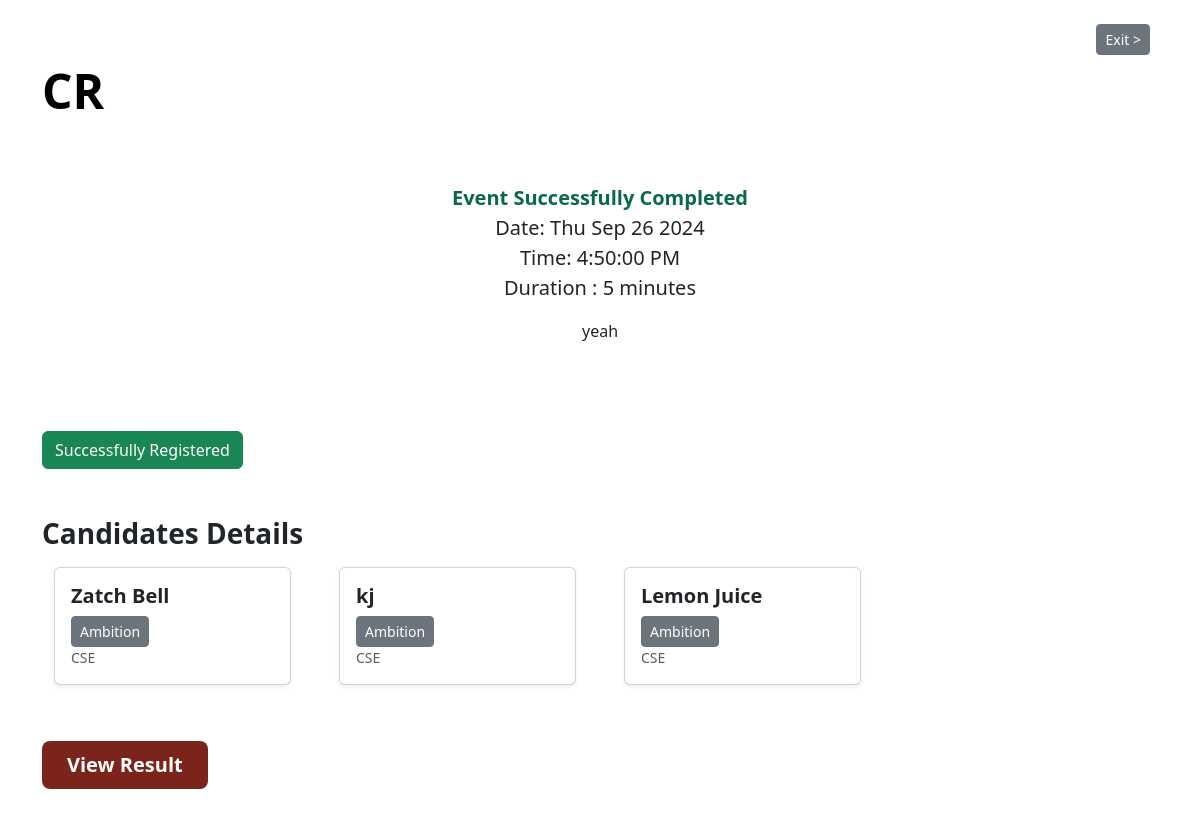
/2/1/explore, run on an earlier commit of the app's database.
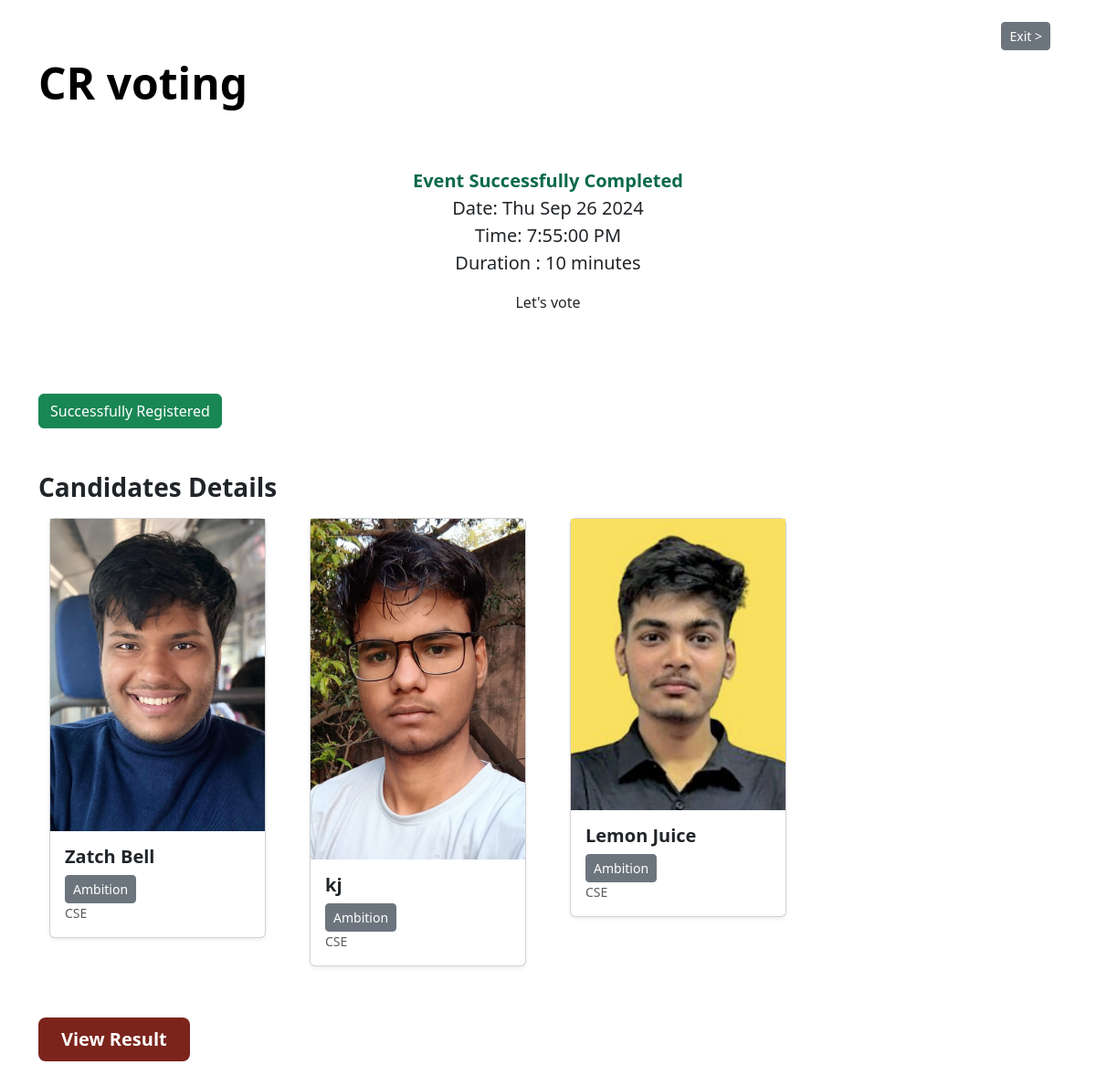
And on a later commit of the database.
### application/models.py (models this page shows)
class Event(db.Model):
    id=db.Column(db.Integer(),primary_key=True)
    createTime=db.Column(db.DateTime)
    organizerId=db.Column(db.Integer(),db.ForeignKey('user.id'))
    title=db.Column(db.String(),default='x')
    desc=db.Column(db.String(),default='x')
    endTime=db.Column(db.DateTime,nullable=False)
    startTime=db.Column(db.DateTime,nullable=False)
    isApproved=db.Column(db.Boolean,default=False)
    voterCount=db.Column(db.Integer(),default=0)
    durHour=db.Column(db.Integer())
    durMin=db.Column(db.Integer())
    numWinners=db.Column(db.Integer(),default=1)
    votes=db.relationship('Vote',backref='event')

class Vote(db.Model):
    id=db.Column(db.Integer,primary_key=True)
    eventId=db.Column(db.Integer,db.ForeignKey('event.id'))
    userId=db.Column(db.Integer,db.ForeignKey('user.id'))
    role=db.Column(db.String())
    candidature=db.Column(db.Integer,default=-1)
    motive=db.Column(db.String())
    branch=db.Column(db.String())
    gender=db.Column(db.String())
    vCount=db.Column(db.Integer,default=0)
    vote=db.Column(db.Boolean,default=False)

class User(db.Model):
    id=db.Column(db.Integer,primary_key=True)
    name=db.Column(db.String())
    registered=db.Column(db.Boolean,default=False)
    otp=db.Column(db.Integer)
    email=db.Column(db.String(),nullable=False,unique=True)
    pwd=db.Column(db.String())
    login=db.Column(db.Boolean,default=False)
    gender=db.Column(db.String(),default='x')
    school=db.Column(db.String(),default='x')
    batch=db.Column(db.String(),default='x')
    branch=db.Column(db.String(),default='x')
    candidateProfile=db.Column(db.String(120),nullable=True)
    events=db.relationship('Event',backref='user')
    votes=db.relationship('Vote',backref='user')

### application/controllers.py (the view)
@app.route('/<userId>/<eventId>/explore')
def exploreEvent(userId,eventId):
    event=Event.query.get(eventId)
    cand=[]
    user=User.query.get(userId)
    vote=event.votes
    for v in vote:
        if v.candidature==0:
            cand+=[User.query.get(v.userId)]
    vuser=Vote.query.filter_by(userId=userId,eventId=eventId).first()
    return render_template('explore-events.html',event=event,user=user,vote=vote,cand=cand,vuser=vuser)

### templates/explore-events.html (shortened to what this page needs)
<!DOCTYPE html>
<html lang="en">
<head>
    <link href="https://cdn.jsdelivr.net/npm/bootstrap@5.3.3/dist/css/bootstrap.min.css" rel="stylesheet">
    <link rel="stylesheet" href="/static/explore-events.css">
</head>
<body>
  <div class="container">
    <div class="d-grid gap-2 d-md-flex justify-content-md-end pt-4 pb-3">
      <a type="button" class="btn btn-secondary btn-sm btn-lg me-md-2" href="/{{user.id}}/home">Exit ></a>
    </div>
    <div class="d-flex justify-content-between align-items-center pb-5" >
      <div style="display: flex;align-items: center;">
        <h2 class="display-5 fw-bold text-body-emphasis" style="line-height: 40px;">{{event.title}}</h2>
      </div>
    </div>
    <div class="g-2 py-2 text-center d-flex justify-content-center pb-4 pt-3">
      <div class="text-center col-md-8 col-lg-8 col-sm-12">
        {%if event.startTime>event.startTime.now()%}
        <small class="fs-5" style="color: #0a694b; font-weight: 700;" id="timer">Starts in </small>
        <p class="fs-5" id="startTimer" style="display: none;">{{event.startTime}}w{{event.endTime}}</p>
        {%elif event.endTime>event.endTime.now()%}
        <small class="fs-5" style=" color: red; font-weight: 700;" id="timer">Ends in </small>
        <p class="fs-5" style="display: none;" id="startTimer">{{event.endTime}}</p>
        {%else%}
        <small class="fs-5" style="color: #0a694b; font-weight: 700;">Event Successfully Completed</small>
        {%endif%}
          <p class="fs-5" id="startDate" style="font-size:large;">Start Date : {{event.startTime}}<br>Duration : {%if event.durHour%}{{event.durHour}} hours{%else%}{{event.durMin}} minutes{%endif%}</p>
          <p id="lead" >{{event.desc}}</p>
      </div>
    </div>
    {%for v in vote%}
    {%if v.userId==user.id and v.role=="candidate"%}
    <div class="d-grid gap-2 d-md-flex justify-content-md-start mt-5 mb-5" id="r-cand">
      {%if v.role=='candidate'%}
      {%if v.candidature==-1 and event.startTime>event.startTime.now()%}
      <a type="button" class="btn btn-primary btn-lg px-4 me-md-2" href="/{{user.id}}/{{event.id}}/register">Register as a Candidate</a>
      {%else%}
      <button class="btn btn-success">Successfully Registered</button>
      {%endif%}
      {%endif%}
    </div>
    {%endif%}
    {%endfor%}
    {%if cand|length>0%}
    <div>
      <h3 style="font-weight: 700;">Candidates Details</h3>
    </div>
    {%endif%}
    <div class="album py-2 bg-body">
      <div class="container">
        <div class="row row-cols-1 row-cols-sm-2 row-cols-md-4 g-5">
          {%for v in vote%}
            {%if v.role=="candidate" and v.candidature>=0%}
              {%for c in cand%}
                {%if v.userId==c.id%}
                  <div class="col">
                    <div class="card shadow-sm">
                      <img src=/static/images/{{c.candidateProfile}} alt="">
                      <div class="card-body">
                        <h5 style="font-weight: 700;">{{c.name}}</h5>
                        <button  class="btn btn-secondary btn-sm" data-bs-toggle="collapse" data-bs-target="#demo{{loop.index}}">Ambition</button>
                        <div class="d-flex justify-content-between align-items-center" >
                          <small class="text-body-secondary">{{v.branch}}</small>
                        </div>
                      </div>
                    </div>
                  </div>
                  {%endif%}
                {%endfor%}
           {%endif%}
          {%endfor%}
        </div>
      </div>
    </div>
    {% if (event.endTime>event.endTime.now()) %}
    {%if not vuser.vote %}
    {%if (event.startTime<event.startTime.now())%}
    <p id="link" style="display:none">/{{user.id}}/{{event.id}}/vote</p>
      <div class="d-grid gap-2 d-md-flex justify-content-md-start mt-5 mb-5">
        <button type="button" class="btn btn-primary btn-lg px-4 me-md-2" id="VButton" >Vote</button>
      </div>
      {%endif%}
      <div class="d-grid gap-2 d-md-flex justify-content-md-start mt-5 mb-5">
        <button type="button" class="btn btn-primary btn-lg px-4 me-md-2" id="vote" >Vote</button>
      </div>
    {%else%}
    <div class="d-grid gap-2 d-md-flex justify-content-md-start mt-5 mb-5">
      <button type="button" class="btn btn-success btn-lg px-4 me-md-2" target="_blank">Successfully Voted</button>
    </div>
    {%endif%}
    {%else%}
    <div class="d-grid gap-2 d-md-flex justify-content-md-start mt-5 mb-5">
      <a type="button" class="btn btn-lg px-4 me-md-2 fw-bold" style="background-color: #7b241c;color: white;" href="/{{event.id}}/result">View Result</a>
    </div>
    {%endif%}
    </div>
</body>
</html>

What changed in the data, as far as the page shows it:
changed Event: title "CR" → "CR voting"; desc "yeah" → "Let's vote"
changed User "Zatch Bell": candidateProfile: picture added
changed User "kj": candidateProfile: picture added
changed User "Lemon Juice": candidateProfile: picture added
Also different on the page:
text written by a page script: "Date: Thu Sep 26 2024 Time: 4:50:00 PM Duration : 5 minutes" → "Date: Thu Sep 26 2024 Time: 7:55:00 PM Duration : 10 minutes"
